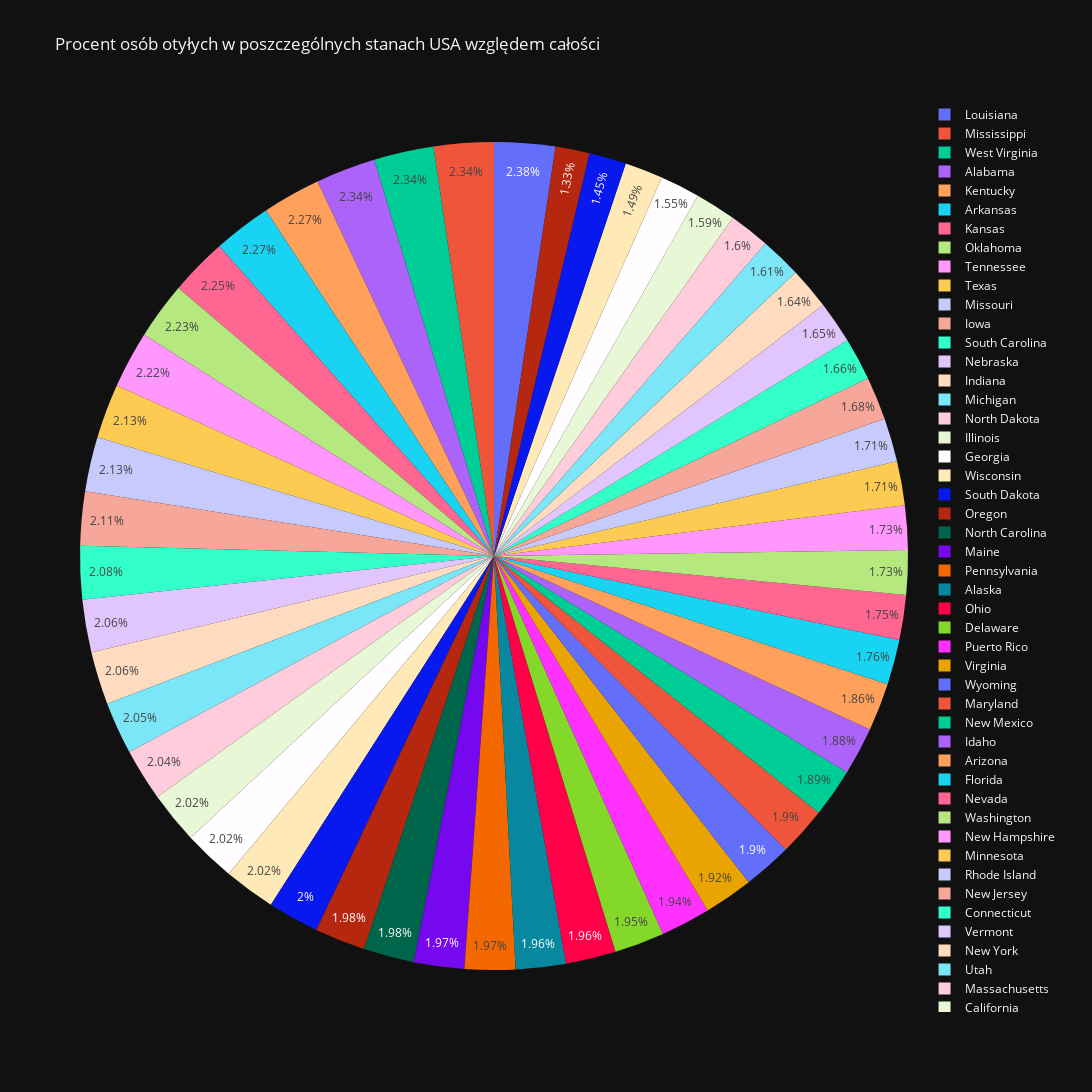

The notebook cell this image was saved under:
### Code cell
px.pie(data_frame=df, values='obesity_percentage', names='name', title='Procent osób otyłych w poszczególnych stanach USA względem całości', width=1200, height=1200)

### Figure 1 — Plotly figure (JSON) as saved in the notebook; plotly's stock layout.template omitted (floating-point values rounded to 4 significant figures)
{"data": [{"domain": {"x": [0.0, 1.0], "y": [0.0, 1.0]}, "hovertemplate": "name=%{label}<br>obesity_percentage=%{value}<extra></extra>", "labels": ["Texas", "California", "Kentucky", "Georgia", "Wisconsin", "Oregon", "Virginia", "Tennessee", "Louisiana", "New York", "Michigan", "Idaho", "Florida", "Alaska", "Montana", "Minnesota", "Nebraska", "Washington", "Ohio", "Illinois", "Missouri", "Iowa", "South Dakota", "Arkansas", "Mississippi", "Colorado", "North Carolina", "Utah", "Oklahoma", "Wyoming", "West Virginia", "Indiana", "Massachusetts", "Nevada", "Connecticut", "District of Columbia", "Rhode Island", "Alabama", "Puerto Rico", "South Carolina", "Maine", "Hawaii", "Arizona", "New Mexico", "Maryland", "Delaware", "Pennsylvania", "Kansas", "Vermont", "New Jersey", "North Dakota", "New Hampshire"], "legendgroup": "", "name": "", "showlegend": true, "values": [32.4, 24.2, 34.6, 30.7, 30.7, 30.1, 29.2, 33.8, 36.2, 25.0, 31.2, 28.6, 26.8, 29.8, 23.6, 26.1, 31.4, 26.4, 29.8, 30.8, 32.4, 32.1, 30.4, 34.5, 35.6, 20.2, 30.1, 24.5, 33.9, 29.0, 35.6, 31.3, 24.3, 26.7, 25.3, 22.1, 26.0, 35.6, 29.5, 31.7, 30.0, 22.7, 28.4, 28.8, 28.9, 29.7, 30.0, 34.2, 25.1, 25.6, 31.0, 26.3], "type": "pie"}], "layout": {"legend": {"tracegroupgap": 0}, "title": {"text": "Procent osób otyłych w poszczególnych stanach USA względem całości"}, "height": 1200, "width": 1200}}
